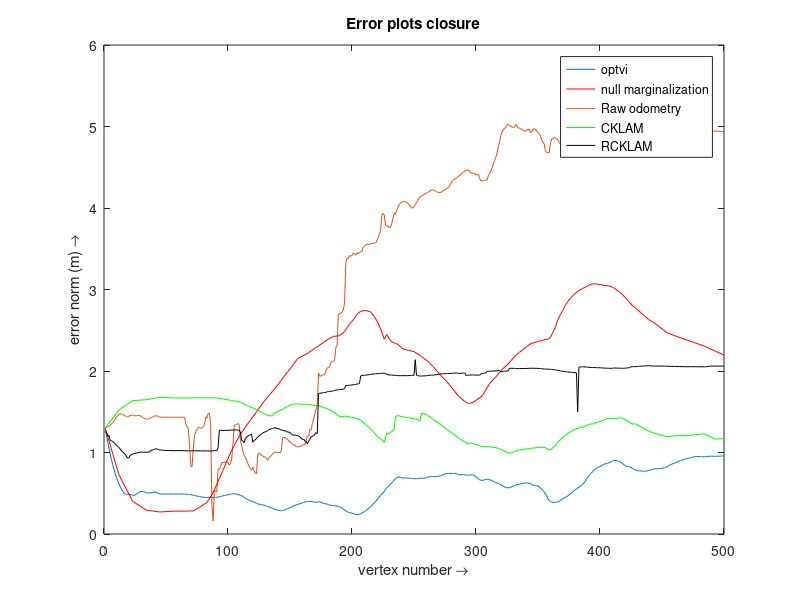

Recreate this plot in MATLAB.
clc
close all
%load Groundtruth vertex positions
ground_truth_fullmap = fopen('MH_04/true_vertex_id_to_position.csv');
ground_truth_vertices = textscan(ground_truth_fullmap,...
    '%s %f %f %f', 'Delimiter',',');
fclose(ground_truth_fullmap);

% Full map raw odometry vs optvi
optivi_nolc_fullmap = fopen('MH_04/vertices_optvi.csv');
textscan(optivi_nolc_fullmap,'%s', 8, 'Delimiter',',');
optvi_fullmap_vertices = textscan(optivi_nolc_fullmap,...
    '%f %f %f %f %f %f %f %s', 'Delimiter',',');
fclose(optivi_nolc_fullmap);

error_true_optvi_full = zeros(size(optvi_fullmap_vertices{1}, 1), 3);

for i=1:3
    error_true_optvi_full(:, i) = ...
        (optvi_fullmap_vertices{i} - ground_truth_vertices{i + 1}).^2;
end
norm_error_true_optvi_full = sqrt(sum(error_true_optvi_full, 2));
h0 = plot(norm_error_true_optvi_full);
hold on

% raw odometry plot
raw_fullmap = fopen('MH_04/vertices_raw_odometry.csv');
textscan(raw_fullmap,'%s', 8, 'Delimiter',',');
raw_vertices = textscan(raw_fullmap,'%f %f %f %f %f %f %f %s', ...
    'Delimiter',',');
fclose(raw_fullmap);

error_raw_optvi_full = zeros(size(optvi_fullmap_vertices{1}, 1), 3);

for i=1:3
    error_raw_optvi_full(:, i) = ...
        (ground_truth_vertices{i+1} - raw_vertices{i}).^2;
end
norm_err_raw_optvi_full = sqrt(sum(error_raw_optvi_full, 2));

h1 = plot(norm_err_raw_optvi_full);
title('Error plots closure');
xlabel('vertex number \rightarrow');
ylabel('error norm (m) \rightarrow');

% kfh-optvi null marginalization
null_marginalized_map = fopen('MH_04/vertices_kfh_optvi.csv');
textscan(null_marginalized_map,'%s', 8, 'Delimiter',',');
null_marginalized_vertices = textscan(null_marginalized_map,...
    '%f %f %f %f %f %f %f %s', 'Delimiter',',');
fclose(null_marginalized_map);

error_optvi_full_null_marginalized = ...
    zeros(size(null_marginalized_vertices{1}, 1), 3);
keyframe_indices = zeros(size(null_marginalized_vertices{1}, 1), 1);

for i=1:3
    for j=1:size(null_marginalized_vertices{1})
        keyframe_indices(j) = find(not(cellfun('isempty', ...
            strfind(ground_truth_vertices{1}, ...
            null_marginalized_vertices{8}{j}))));
        error_optvi_full_null_marginalized(j, i) = ...
            (null_marginalized_vertices{i}(j) - ...
            ground_truth_vertices{i+1}(keyframe_indices(j)));
    end
end

norm_error_optvi_full_null_marginalized = ...
    sqrt(sum(error_optvi_full_null_marginalized.^2, 2));
h2 = plot(keyframe_indices, norm_error_optvi_full_null_marginalized, 'r');
% plot(keyframe_indices, norm_error_optvi_full_null_marginalized, 'ro');

% kfh-CKLAM marginalization
% CKLAM_marginalized_map = fopen('data/raw_map_cklam_vertices.csv');
CKLAM_marginalized_map = fopen('MH_04/vertices_cklam.csv');
textscan(CKLAM_marginalized_map,'%s', 8, 'Delimiter',',');
CKLAM_marginalized_vertices = textscan(CKLAM_marginalized_map,...
    '%f %f %f %f %f %f %f %s', 'Delimiter',',');
fclose(CKLAM_marginalized_map);

error_optvi_full_CKLAM_marginalized = ...
    zeros(size(CKLAM_marginalized_vertices{1}, 1), 3);
keyframe_indices = zeros(size(CKLAM_marginalized_vertices{1}, 1), 1);

for i=1:3
    for j=1:size(CKLAM_marginalized_vertices{1})
        keyframe_indices(j) = find(not(cellfun('isempty', ...
            strfind(ground_truth_vertices{1}, ...
            CKLAM_marginalized_vertices{8}{j}))));
        error_optvi_full_CKLAM_marginalized(j, i) = ...
            (CKLAM_marginalized_vertices{i}(j) - ...
            ground_truth_vertices{i+1}(keyframe_indices(j)));
    end
end

norm_error_optvi_full_CKLAM_marginalized = ...
    sqrt(sum(error_optvi_full_CKLAM_marginalized.^2, 2));
h3 = plot(keyframe_indices, norm_error_optvi_full_CKLAM_marginalized, 'g');
% plot(keyframe_indices, norm_error_optvi_full_CKLAM_marginalized, 'go');

% kfh-RCKLAM marginalization
RCKLAM_marginalized_map = fopen('MH_04/vertices_rcklam.csv');
textscan(RCKLAM_marginalized_map,'%s', 8, 'Delimiter',',');
RCKLAM_marginalized_vertices = textscan(RCKLAM_marginalized_map,...
    '%f %f %f %f %f %f %f %s', 'Delimiter',',');
fclose(RCKLAM_marginalized_map);

error_optvi_full_RCKLAM_marginalized = ...
    zeros(size(RCKLAM_marginalized_vertices{1}, 1), 3);
keyframe_indices = zeros(size(RCKLAM_marginalized_vertices{1}, 1), 1);

for i=1:3
    for j=1:size(RCKLAM_marginalized_vertices{1})
        keyframe_indices(j) = find(not(cellfun('isempty', ...
            strfind(ground_truth_vertices{1}, ...
            RCKLAM_marginalized_vertices{8}{j}))));
        error_optvi_full_RCKLAM_marginalized(j, i) = ...
            (RCKLAM_marginalized_vertices{i}(j) - ...
            ground_truth_vertices{i + 1}(keyframe_indices(j)))^.2;
    end
end

norm_error_optvi_full_RCKLAM_marginalized = ...
    sqrt(sum(error_optvi_full_RCKLAM_marginalized.^2, 2));
h4 = plot(keyframe_indices, norm_error_optvi_full_RCKLAM_marginalized, 'k');
% plot(keyframe_indices, norm_error_optvi_full_RCKLAM_marginalized, 'ko');

legend([h0, h2, h1, h3, h4], 'optvi', 'null marginalization', ...
    'Raw odometry', 'CKLAM', 'RCKLAM')